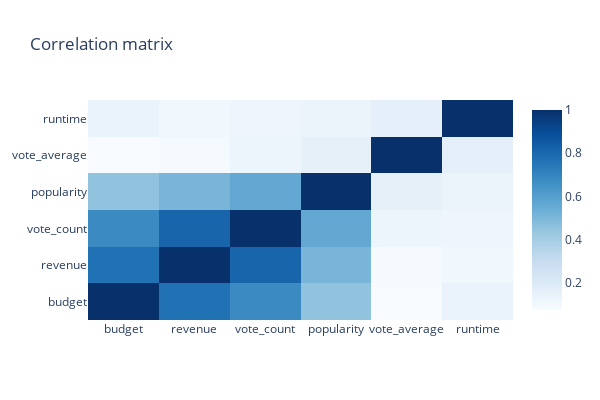

Notebook code cell kept with this figure:
### Markdown cell above
# Correlations between numeric columns

### Code cell
#Let's define the numeric columns we want to analyze
numerical_columns = ['budget','revenue','vote_count','popularity','vote_average','runtime',]
df_metadata[numerical_columns] = df_metadata[numerical_columns].astype(float)
display(df_metadata[numerical_columns].describe())

#Let's define the correlation matrix
corr_matrix = df_metadata[numerical_columns].corr()
display(corr_matrix)

#Let's plot the figure
fig = go.Figure(data = go.Heatmap(
                   z = corr_matrix,
                   x = corr_matrix.columns,
                   y = corr_matrix.columns,
                   hoverongaps = True,
                    colorscale = 'Blues'))
fig.update_layout(title="Correlation matrix",autosize=False,width=600,height=400,showlegend=False).show()

### Figure 1 — Plotly figure (JSON) as saved in the notebook; plotly's stock layout.template omitted (floating-point values rounded to 4 significant figures)
{"data": [{"colorscale": [[0, "rgb(247,251,255)"], [0.125, "rgb(222,235,247)"], [0.25, "rgb(198,219,239)"], [0.375, "rgb(158,202,225)"], [0.5, "rgb(107,174,214)"], [0.625, "rgb(66,146,198)"], [0.75, "rgb(33,113,181)"], [0.875, "rgb(8,81,156)"], [1, "rgb(8,48,107)"]], "hoverongaps": true, "type": "heatmap", "x": ["budget", "revenue", "vote_count", "popularity", "vote_average", "runtime"], "y": ["budget", "revenue", "vote_count", "popularity", "vote_average", "runtime"], "z": [[1, 0.7688, 0.6766, 0.4496, 0.07349, 0.1347], [0.7688, 1, 0.812, 0.5062, 0.08387, 0.1039], [0.6766, 0.812, 1, 0.56, 0.1236, 0.1135], [0.4496, 0.5062, 0.56, 1, 0.1544, 0.1299], [0.07349, 0.08387, 0.1236, 0.1544, 1, 0.1581], [0.1347, 0.1039, 0.1135, 0.1299, 0.1581, 1]]}], "layout": {"autosize": false, "height": 400, "showlegend": false, "title": {"text": "Correlation matrix"}, "width": 600}}
